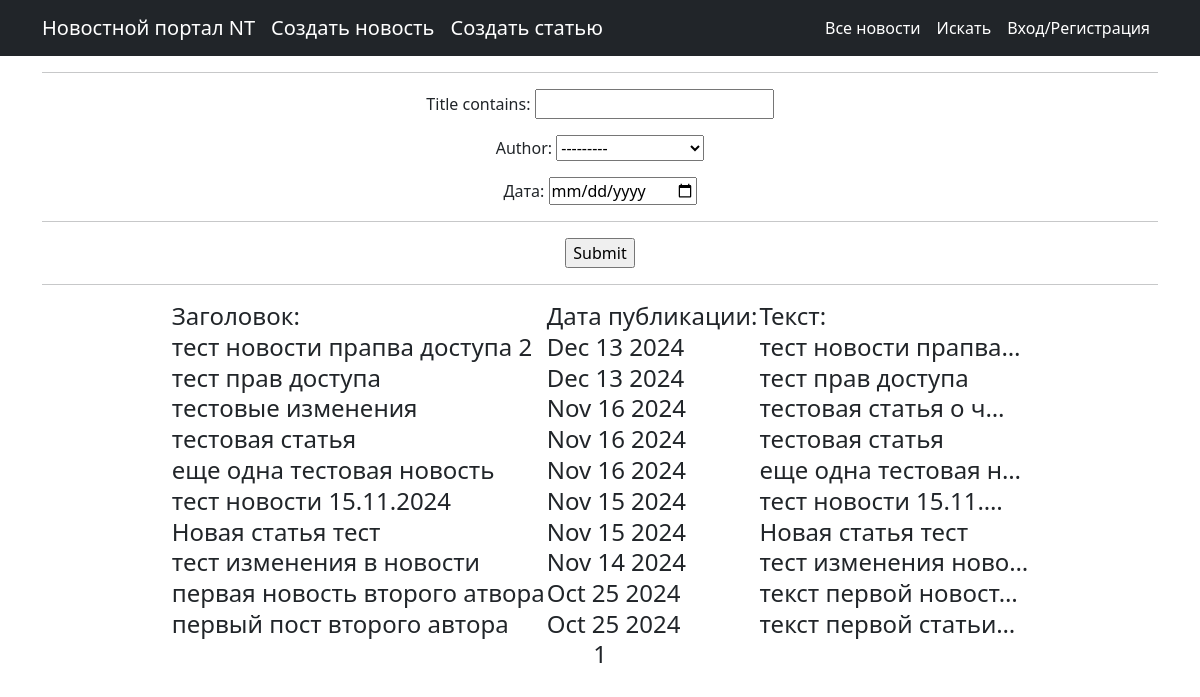
Page /posts/search/ on the earlier database version.
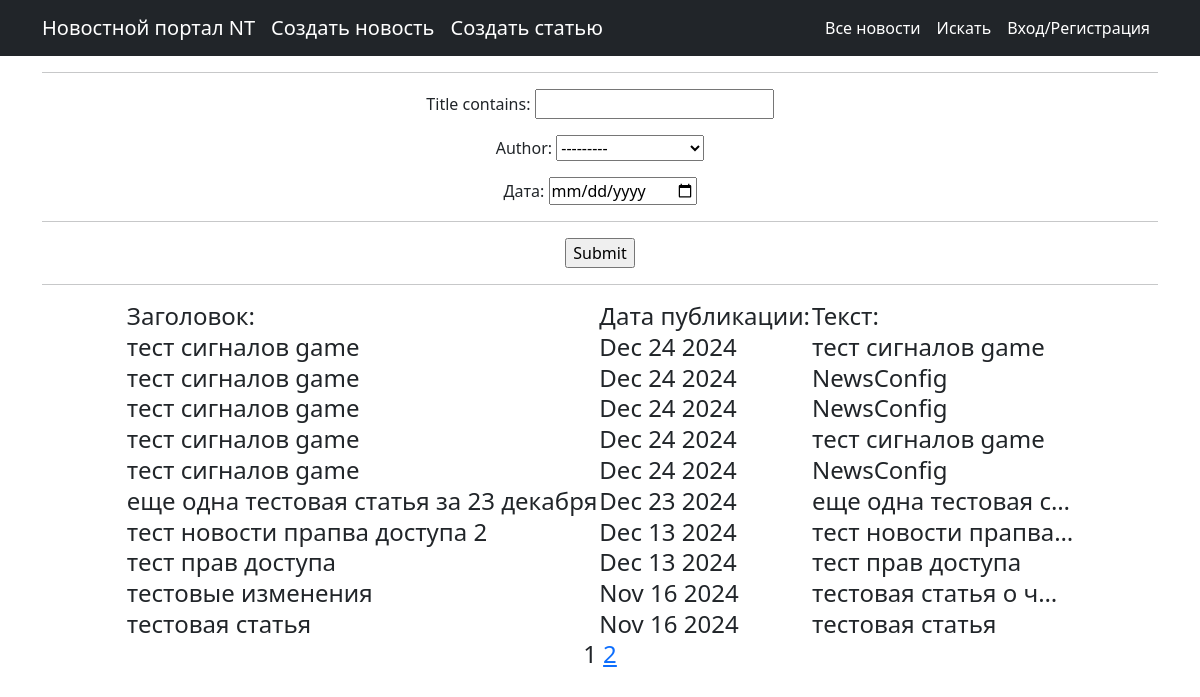
Same page on the later database version.
### news/models.py (models this page shows, shortened)
class Post(models.Model):
    news = "NW"
    articles = "AR"
    POST_TYPE = [
        (news, "Новость"),
        (articles, "Статья")
    ]
    author = models.ForeignKey(Author, on_delete=models.CASCADE)
    post_type = models.CharField(max_length=2, choices=POST_TYPE, default=news)
    date_in = models.DateTimeField(auto_now_add=True)
    category = models.ManyToManyField(Category, through="PostCategory")
    title = models.CharField(max_length=255)
    text = models.TextField()
    rating = models.IntegerField(default=0)

### news/views.py (the view)
# urls.py: path('search/',Search.as_view() , name = "post_search"),
class Search(ListView):
    model = Post
    ordering = '-date_in'
    template_name = 'search.html'
    context_object_name = 'news'
    paginate_by = 10
    def get_queryset(self):
        queryset = super().get_queryset()
        self.filterset = NewFilter(self.request.GET, queryset)
        return self.filterset.qs
    def get_context_data(self, **kwargs):
        context=  super().get_context_data(**kwargs)
        context ['time_now'] = datetime.utcnow()
        context ['filterset'] = self.filterset
        return context

### news/templatetags/custom_filters.py (called while the page is built)
@register.simple_tag(takes_context=True)
def url_replace(context, **kwargs):
   d = context['request'].GET.copy()
   for k, v in kwargs.items():
       d[k] = v
   return d.urlencode()

### templates/search.html (shortened to what this page needs)
{% extends 'flatpages/default.html' %}
{%load custom_filters%}
{%block content%}
    <hr>
    <form action""method="get">
        {{filterset.form.as_p}}
        <hr>
        <input type="submit"value"Искать"/>
    </form>
    <hr>
    {%if news%}
    <center>
        <h4>
    <table>
        <tr>
            <td>Заголовок:</td>
            <td>Дата публикации:</td>
            <td>Текст:</td>
        </tr>
        {%for new in news%}
        <tr>
            <td>{{new.title}}</td>
            <td>{{new.date_in|date:'M d Y'}}</td>
            <td>{{new.text|truncatechars:20}}</td>
        </tr>
        {%endfor%}
    </table>
{% else %}
    <h2>Новостей нет</h2>
{% endif %}
{{ page_obj.number }}
{% if page_obj.has_next %}
<a href="?{% url_replace page=page_obj.next_page_number %}">{{ page_obj.next_page_number }}</a>
{% endif %}
{%endblock content%}

Differences in the rows shown:
no longer on this page (row unchanged): Post: title "еще одна тестовая новость", date_in "Nov 16 2024", text "еще одна тестовая н…"
no longer on this page (row unchanged): Post: title "тест новости 15.11.2024", date_in "Nov 15 2024", text "тест новости 15.11.…"
no longer on this page (row unchanged): Post: title "Новая статья тест", date_in "Nov 15 2024", text "Новая статья тест"
no longer on this page (row unchanged): Post: title "тест изменения в новости", date_in "Nov 14 2024", text "тест изменения ново…"
no longer on this page (row unchanged): Post: title "первая новость второго атвора", date_in "Oct 25 2024", text "текст первой новост…"
no longer on this page (row unchanged): Post: title "первый пост второго автора", date_in "Oct 25 2024", text "текст первой статьи…"
added Post: title "тест сигналов game", date_in "Dec 24 2024", text "тест сигналов game"
added Post: title "тест сигналов game", date_in "Dec 24 2024", text "NewsConfig"
added Post: title "тест сигналов game", date_in "Dec 24 2024", text "NewsConfig"
added Post: title "тест сигналов game", date_in "Dec 24 2024", text "тест сигналов game"
added Post: title "тест сигналов game", date_in "Dec 24 2024", text "NewsConfig"
added Post: title "еще одна тестовая статья за 23 декабря", date_in "Dec 23 2024", text "еще одна тестовая с…"
Other differences:
{{ page_obj.next_page_number }}: (not shown) → "2"
